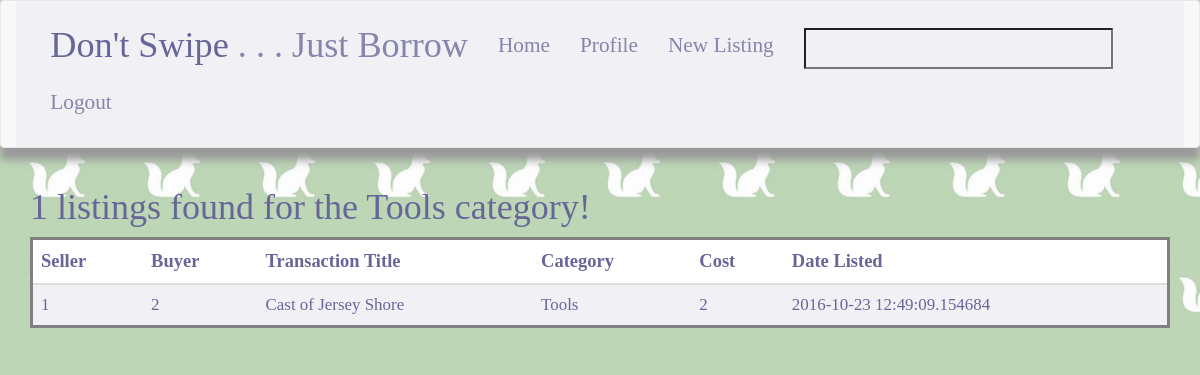
/categories/Tools, run on the app's committed database.
### app/model.py (models this page shows, shortened)
class Listing(db.Model):
    __tablename__ = 'listing'
    __searchable__ = ['title']
    id = db.Column(db.Integer, primary_key=True)
    seller_id = db.Column(db.Integer)
    buyer_id = db.Column(db.Integer)
    title = db.Column(db.String(255), unique=True, nullable=False)
    category = db.Column(db.String(80), nullable=False)
    cost = db.Column(db.Integer, nullable=True)
    location = db.Column(db.Integer)
    date_listed = db.Column(db.DateTime, default=datetime.datetime.utcnow)

### app/views.py (the view)
@app.route('/categories/<category_name>', defaults={'page': 1})
@app.route('/categories/<category_name>/<int:page>')
def category(category_name, page):
    allListings = model.Listing.query.filter_by(category = category_name).all()
    count = len(allListings)
    listings = get_listings_for_page(page, PER_PAGE, count, allListings)
    if len(listings) < 1 and page != 1:
        abort(404)
    pagination = Pagination(page, PER_PAGE, count)
    return render_template('category.html',
                           pagination=pagination,
                           listings=listings,
                           category_name = category_name,
                           numOfListings = count)

### app/forms.py
class SearchForm(Form):
    search = StringField('search', validators=[DataRequired()])

### app/pagination.py (called while the page is built)
def get_listings_for_page(page, PER_PAGE, count, allListings):
    itemsShown = (page - 1) * PER_PAGE
    leftToShow = count - itemsShown
    newListings = []
    if itemsShown < count:
        initialIndex = itemsShown
        if leftToShow >= PER_PAGE:
            finalIndex = itemsShown + NUM_PAGE - 1
            newListings = allListings[initialIndex : finalIndex]
        else:
            newListings = allListings[initialIndex : ]
    return newListings

### app/views.py (called while the page is built)
@app.before_request
def before_request():
    g.user = current_user
    g.search_form = SearchForm()

### app/templates/category.html (shortened to what this page needs)
{% extends "base.html" %}
{% block content %}
<div class="container">
     <h1 style="color: #666699;">{{ numOfListings }} listings found for the  {{ category_name }} category!</h1>
    <table class="table table-hover">
        <thead>
            <tr>
                <th> Seller </th>
                <th> Buyer </th>
                <th> Transaction Title </th>
                <th> Category </th>
                <th> Cost </th>
                <th> Date Listed </th>
            </tr>
        </thead>
        <tbody>
            {% for listing in listings %}
            <tr>
                <td> {{ listing.seller_id }}</td>
                <td> {{ listing.buyer_id }} </td>
                <td> {{ listing.title }} </td>
                <td> {{ listing.category }} </td>
                <td> {{ listing.cost }} </td>
                <td> {{ listing.date_listed }} </td>
            </tr>
            {% endfor %}
        </tbody>
    </table>
</div>
{% endblock %}

### app/static/css/styles.css (style rules this page uses)
body { font-family: Volkorn; background-color: white; background-image: url('../img/foxtile.jpg'); background-repeat: repeat; background-size: 115px; }
.container-fluid * { background-color: #f0f0f5; color: gray; font-size: 1.15em; }
th { color: #666699; background-color: white; font-size: 1.2em; }
table { border-style: solid; border-radius: 2px; }
tr, td { background-color: #f0f0f5; color: #666699; font-size: 1.1em; }

### data on the page
Listing: category "Tools", seller_id "1", buyer_id "2", title "Cast of Jersey Shore", cost "2", date_listed "2016-10-23 12:49:09.154684"

### other printed values
{{ numOfListings }} "1"
